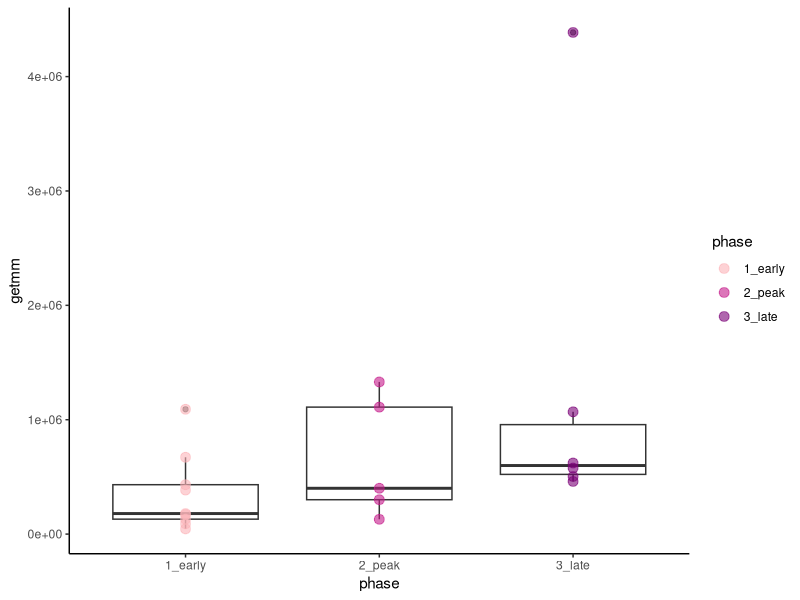
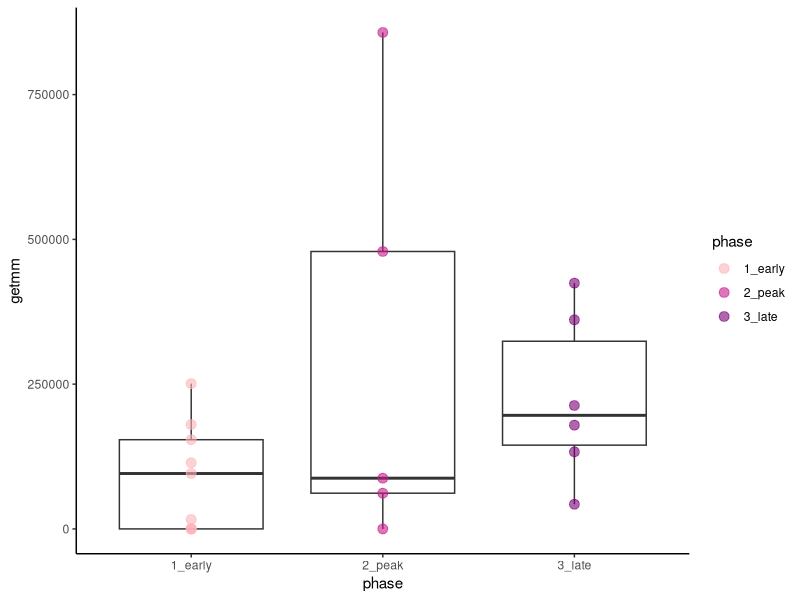

R code for these plots, in order:
##Libraries
library(ggplot2)
library(readxl)
library(RColorBrewer)
library(dplyr)

####################################
setwd("/Path/")
#Boxplots
#data
setwd("path")
box = read_excel("Supp_figure4_data.xlsx", sheet="boxplots", col_names = TRUE)
colnames(box) <- c ( "sample", "phase","getmm","ID",	"Alt_ID",	"KEGG",	"description",	"category", "gene", "order")

#invA gene boxplot
invA = box %>%
  filter(gene=="invA")

ggplot(invA)+
  geom_boxplot(aes(x=phase,y=getmm),alpha=0.6,fill="NA")+
  geom_point(aes(x=phase,y=getmm,color=phase),size=3, alpha=0.6)+
  scale_color_manual(values=c('#fbb4b9',"#c51b8a","#7a0177"))+
  theme_classic()

#Lactate dehydrogenase lldD gene boxplot
lldD = box %>%
  filter(gene=="lldD")

ggplot(lldD)+
  geom_boxplot(aes(x=phase,y=getmm),alpha=0.6,fill="NA")+
  geom_point(aes(x=phase,y=getmm,color=phase),size=3, alpha=0.6)+
  scale_color_manual(values=c('#fbb4b9',"#c51b8a","#7a0177"))+
  theme_classic()
